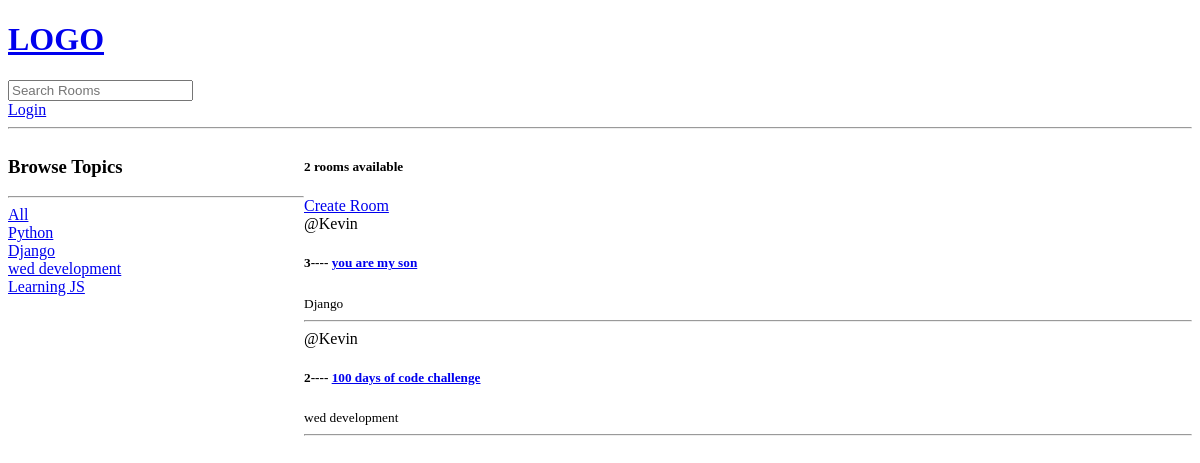
Before: / with the older database file.
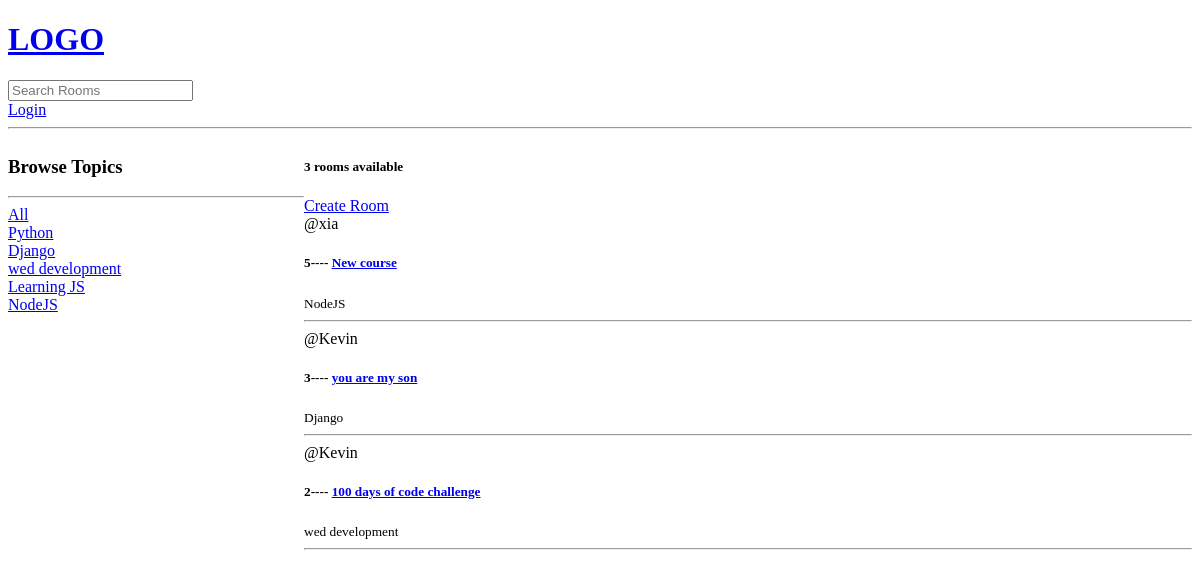
After: the same page with the newer database file.
### studyapp/models.py (models this page shows, shortened)
class Topic(models.Model):
    name = models.CharField(max_length=200)

class Room(models.Model):
    host = models.ForeignKey(User, on_delete=models.SET_NULL, null=True)
    topic = models.ForeignKey("Topic", on_delete=models.SET_NULL, null=True)
    name = models.CharField(max_length=200)
    description = models.TextField(null=True, blank=True)
    updated = models.DateTimeField(auto_now=True)
    created = models.DateTimeField(auto_now_add=True)
    class Meta:
        ordering = ["-updated", "-created"]

### studyapp/views.py (the view)
# urls.py: path("", views.home, name="home"),
def home(request):
    q = request.GET.get("q") if request.GET.get("q") != None else ""
    rooms = Room.objects.filter(
        Q(topic__name__contains=q) | Q(name__icontains=q) | Q(description__icontains=q)
    )
    topics = Topic.objects.all()
    room_count = rooms.count()
    context = {"rooms": rooms, "topics": topics, "room_count": room_count}
    return render(request, "studyapp/home.html", context)

### studyapp/templates/studyapp/home.html (shortened to what this page needs)
{%extends 'main.html'%} {%block content %}
<div class="home-container">
  <div>
    <h3>Browse Topics</h3>
    <hr />
    <div>
      <a href="{%url 'home'%}">All</a>
    </div>
    {%for topic in topics%}
    <div>
      <a href="{%url 'home' %}?q={{topic.name}}">{{topic.name}}</a>
    </div>
    {%endfor%}
  </div>
  <div>
    <h5>{{room_count}} rooms available</h5>
    <a href="{% url 'create-room'%}">Create Room</a>
    <div>
      {% for room in rooms%}
      <div>
        <span>@{{room.host.username}}</span>
        <h5>
          {{room.id}}----
          <a href="{%url 'room' room.id%}">{{room.name}}</a>
        </h5>
        <small>{{room.topic.name}}</small>
        <hr />
      </div>
      {%endfor%}
    </div>
  </div>
  {%endblock content %}

### templates/main.html (shortened to what this page needs)
<!DOCTYPE html>
<html lang="en">
  <head>
  </head>
  <body>
    {% include 'navbar.html'%}  {%block content %} {%endblock %}
  </body>
</html>

### templates/navbar.html
<a href="/">
  <h1>LOGO</h1>
</a>
<form action="{%url 'home'%}" method="GET">
  <input type="text" name="q" placeholder="Search Rooms" />
</form>
{%if request.user.is_authenticated%}
<p>Hello {{request.user.username}}</p>
<a href="{%url 'logout'%}">Logout</a>
{%else%}
<a href="{%url 'login'%}">Login</a>
{%endif%}
<hr />

### studyapp/templates/studyapp/home.html (style rules this page uses)
.home-container { display: grid; grid-template-columns: 1fr 3fr; }

Changed rows visible on the page:
added Topic: name "NodeJS"
added Room: host.username "xia", id "5", name "New course", topic.name "NodeJS"
Other visible differences:
{{ room_count }}: "2" → "3"
